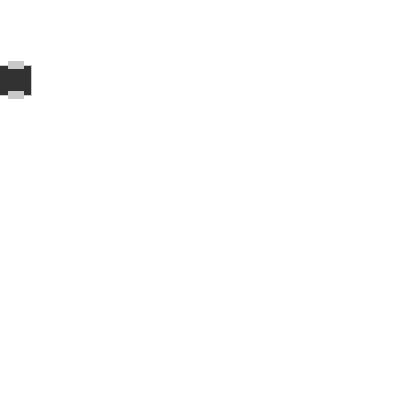
Frame 1 (no input)
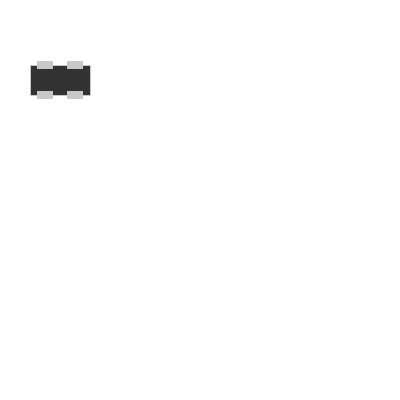
Frame 60 (the mouse pressed at the canvas centre just before this capture)
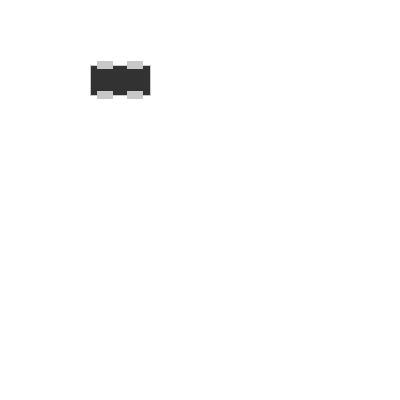
Frame 120 (the mouse held since frame 60 and released just before this capture)

The Processing sketch that drew these frames (run headless with seeded random() and noise(); from frame 60 on, the mouse is pressed at the canvas centre):

// Processing sketch: processing_39741
// ── processing_39741.pde

int globalX = 0; 
int globalY = 100; 
int speed = 1;
void setup() { 
  size(400,400);
  smooth();
}
void draw() { 
  background(255);
  changeSpeed();
  changeDir();
  showBall();
  //drawCar(80,80, 60 ,50);

}


void bounce() { 
  if ((globalX > width) || (globalX < 0)) {

speed = speed *-1;
}
}

void drawCar(int x, int y, int thesize, color c) { 
  int offset = thesize / 4; 
  rectMode(CENTER); 
  stroke(200);
fill(c); 
rect(globalX,y,thesize,thesize/2); 
fill(200);


rect(globalX-offset,y-offset,offset,offset/2); 
rect(globalX+offset,y-offset,offset,offset/2); 
rect(globalX-offset,y+offset,offset,offset/2); 
rect(globalX+offset,y+offset,offset,offset/2);
}

void changeSpeed(){
 globalX = globalX+speed;
}


void changeDir(){
if((globalX> width)||(globalX<0)){
   speed =speed * -1;}
   
   print(globalX);
}


void showBall(){
//stroke(0);
//fill(175);
drawCar(80,80, 60 ,50);
}
